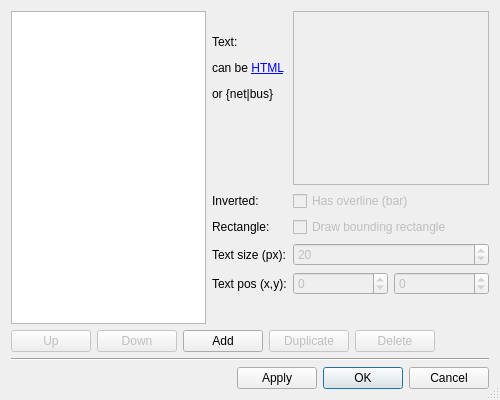
<?xml version="1.0" encoding="UTF-8"?>
<ui version="4.0">
 <class>DialogEditAnnotations</class>
 <widget class="QDialog" name="DialogEditAnnotations">
  <property name="geometry">
   <rect>
    <x>0</x>
    <y>0</y>
    <width>500</width>
    <height>400</height>
   </rect>
  </property>
  <property name="windowTitle">
   <string>Edit Annotations</string>
  </property>
  <property name="sizeGripEnabled">
   <bool>true</bool>
  </property>
  <layout class="QVBoxLayout" name="verticalLayout">
   <item>
    <layout class="QHBoxLayout" name="horizontalLayout_3">
     <item>
      <widget class="QListWidget" name="listAll">
       <property name="alternatingRowColors">
        <bool>true</bool>
       </property>
       <property name="selectionMode">
        <enum>QAbstractItemView::SelectionMode::ExtendedSelection</enum>
       </property>
      </widget>
     </item>
     <item>
      <layout class="QFormLayout" name="formLayout">
       <item row="0" column="0">
        <widget class="QLabel" name="label_text">
         <property name="text">
          <string>&lt;html&gt;&lt;head/&gt;&lt;body&gt;&lt;p&gt;Text:&lt;p&gt;can be  &lt;a href=&quot;https://doc.qt.io/qt-6/richtext-html-subset.html&quot;&gt;HTML&lt;/a&gt;&lt;/p&gt;or {net|bus}&lt;/body&gt;&lt;/html&gt;</string>
         </property>
         <property name="openExternalLinks">
          <bool>true</bool>
         </property>
        </widget>
       </item>
       <item row="0" column="1">
        <widget class="QPlainTextEdit" name="textEdit">
         <property name="enabled">
          <bool>false</bool>
         </property>
         <property name="tabChangesFocus">
          <bool>true</bool>
         </property>
        </widget>
       </item>
       <item row="1" column="0">
        <widget class="QLabel" name="label_inverted">
         <property name="text">
          <string>Inverted:</string>
         </property>
        </widget>
       </item>
       <item row="1" column="1">
        <widget class="QCheckBox" name="checkBar">
         <property name="enabled">
          <bool>false</bool>
         </property>
         <property name="text">
          <string>Has overline (bar)</string>
         </property>
        </widget>
       </item>
       <item row="3" column="0">
        <widget class="QLabel" name="label_size">
         <property name="text">
          <string>Text size (px):</string>
         </property>
        </widget>
       </item>
       <item row="3" column="1">
        <widget class="QSpinBox" name="spinSize">
         <property name="enabled">
          <bool>false</bool>
         </property>
         <property name="minimum">
          <number>10</number>
         </property>
         <property name="maximum">
          <number>500</number>
         </property>
         <property name="singleStep">
          <number>2</number>
         </property>
         <property name="value">
          <number>20</number>
         </property>
        </widget>
       </item>
       <item row="4" column="0">
        <widget class="QLabel" name="label_pos">
         <property name="text">
          <string>Text pos (x,y):</string>
         </property>
        </widget>
       </item>
       <item row="4" column="1">
        <layout class="QHBoxLayout" name="horizontalLayout_2">
         <item>
          <widget class="QSpinBox" name="spinX">
           <property name="enabled">
            <bool>false</bool>
           </property>
           <property name="minimum">
            <number>-5000</number>
           </property>
           <property name="maximum">
            <number>15000</number>
           </property>
           <property name="singleStep">
            <number>100</number>
           </property>
          </widget>
         </item>
         <item>
          <widget class="QSpinBox" name="spinY">
           <property name="enabled">
            <bool>false</bool>
           </property>
           <property name="minimum">
            <number>-5000</number>
           </property>
           <property name="maximum">
            <number>15000</number>
           </property>
           <property name="singleStep">
            <number>100</number>
           </property>
          </widget>
         </item>
        </layout>
       </item>
       <item row="6" column="0">
        <spacer name="verticalSpacer_1">
         <property name="orientation">
          <enum>Qt::Orientation::Vertical</enum>
         </property>
         <property name="sizeHint" stdset="0">
          <size>
           <width>20</width>
           <height>40</height>
          </size>
         </property>
        </spacer>
       </item>
       <item row="6" column="1">
        <spacer name="verticalSpacer_2">
         <property name="orientation">
          <enum>Qt::Orientation::Vertical</enum>
         </property>
         <property name="sizeHint" stdset="0">
          <size>
           <width>20</width>
           <height>40</height>
          </size>
         </property>
        </spacer>
       </item>
       <item row="2" column="0">
        <widget class="QLabel" name="label_rect">
         <property name="text">
          <string>Rectangle:</string>
         </property>
        </widget>
       </item>
       <item row="2" column="1">
        <widget class="QCheckBox" name="checkRect">
         <property name="enabled">
          <bool>false</bool>
         </property>
         <property name="text">
          <string>Draw bounding rectangle</string>
         </property>
        </widget>
       </item>
      </layout>
     </item>
    </layout>
   </item>
   <item>
    <layout class="QHBoxLayout" name="horizontalLayout_1">
     <item>
      <widget class="QPushButton" name="btUp">
       <property name="enabled">
        <bool>false</bool>
       </property>
       <property name="text">
        <string>Up</string>
       </property>
      </widget>
     </item>
     <item>
      <widget class="QPushButton" name="btDown">
       <property name="enabled">
        <bool>false</bool>
       </property>
       <property name="text">
        <string>Down</string>
       </property>
      </widget>
     </item>
     <item>
      <widget class="QPushButton" name="btAdd">
       <property name="text">
        <string>Add</string>
       </property>
      </widget>
     </item>
     <item>
      <widget class="QPushButton" name="btDuplicate">
       <property name="enabled">
        <bool>false</bool>
       </property>
       <property name="text">
        <string>Duplicate</string>
       </property>
      </widget>
     </item>
     <item>
      <widget class="QPushButton" name="btDelete">
       <property name="enabled">
        <bool>false</bool>
       </property>
       <property name="text">
        <string>Delete</string>
       </property>
      </widget>
     </item>
     <item>
      <spacer name="horizontalSpacer_1">
       <property name="orientation">
        <enum>Qt::Orientation::Horizontal</enum>
       </property>
       <property name="sizeHint" stdset="0">
        <size>
         <width>50</width>
         <height>20</height>
        </size>
       </property>
      </spacer>
     </item>
    </layout>
   </item>
   <item>
    <widget class="Line" name="line">
     <property name="orientation">
      <enum>Qt::Orientation::Horizontal</enum>
     </property>
    </widget>
   </item>
   <item>
    <layout class="QHBoxLayout" name="horizontalLayout_4">
     <item>
      <spacer name="horizontalSpacer_2">
       <property name="orientation">
        <enum>Qt::Orientation::Horizontal</enum>
       </property>
       <property name="sizeHint" stdset="0">
        <size>
         <width>40</width>
         <height>20</height>
        </size>
       </property>
      </spacer>
     </item>
     <item>
      <widget class="QPushButton" name="btApply">
       <property name="text">
        <string>Apply</string>
       </property>
      </widget>
     </item>
     <item>
      <widget class="QPushButton" name="btOk">
       <property name="text">
        <string>OK</string>
       </property>
       <property name="default">
        <bool>true</bool>
       </property>
      </widget>
     </item>
     <item>
      <widget class="QPushButton" name="btCancel">
       <property name="text">
        <string>Cancel</string>
       </property>
      </widget>
     </item>
    </layout>
   </item>
  </layout>
 </widget>
 <tabstops>
  <tabstop>listAll</tabstop>
  <tabstop>textEdit</tabstop>
  <tabstop>checkBar</tabstop>
  <tabstop>checkRect</tabstop>
  <tabstop>spinSize</tabstop>
  <tabstop>spinX</tabstop>
  <tabstop>spinY</tabstop>
  <tabstop>btUp</tabstop>
  <tabstop>btDown</tabstop>
  <tabstop>btAdd</tabstop>
  <tabstop>btDuplicate</tabstop>
  <tabstop>btDelete</tabstop>
  <tabstop>btApply</tabstop>
  <tabstop>btOk</tabstop>
  <tabstop>btCancel</tabstop>
 </tabstops>
 <resources/>
 <connections>
  <connection>
   <sender>btOk</sender>
   <signal>clicked()</signal>
   <receiver>DialogEditAnnotations</receiver>
   <slot>accept()</slot>
   <hints>
    <hint type="sourcelabel">
     <x>305</x>
     <y>433</y>
    </hint>
    <hint type="destinationlabel">
     <x>221</x>
     <y>231</y>
    </hint>
   </hints>
  </connection>
  <connection>
   <sender>btCancel</sender>
   <signal>clicked()</signal>
   <receiver>DialogEditAnnotations</receiver>
   <slot>reject()</slot>
   <hints>
    <hint type="sourcelabel">
     <x>386</x>
     <y>433</y>
    </hint>
    <hint type="destinationlabel">
     <x>221</x>
     <y>231</y>
    </hint>
   </hints>
  </connection>
 </connections>
</ui>
